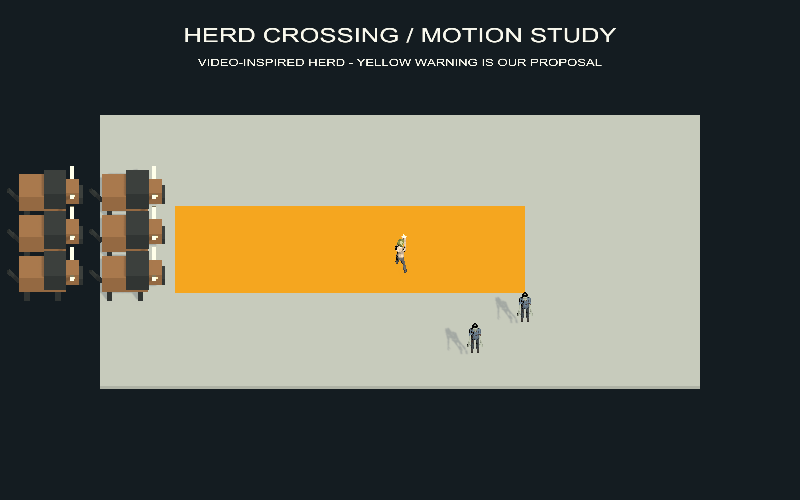
#> input picture Docs/Plans/Artifacts/Doa2EarlyPreview-20261021/frames/bull-000.png, 800 x 500 px, given in place of race.png, which was not available
$ python encode-race-curves-preview.py
#> lines starting #> are read from the running program, lines starting #| are printed output that depends on the picture; pictures that were not available may be replaced by others from this repository, and a replacement may not be noted
from pathlib import Path
from PIL import Image, ImageDraw, ImageFont
src=Path("Client/Temp/RaceCurvesPreview-v4");dst=Path("Backup/Artifacts/RaceCurves-v4-20261022");dst.mkdir(parents=True,exist_ok=True)
font=ImageFont.truetype("C:/Windows/Fonts/msyh.ttc",25);small=ImageFont.truetype("C:/Windows/Fonts/msyh.ttc",18)
def caption(im,title,detail):
#> called with title = '竞速路线候选 v4｜连续弯道、回头弯与跳坡', detail = '连续轮胎界定通路；主角与车辆体量不变；临时模型，非正式实录'
 im=im.convert("RGB");out=Image.new("RGB",(im.width,im.height+90),(15,22,28));out.paste(im,(0,90));d=ImageDraw.Draw(out);d.text((22,10),title,font=font,fill="white");d.text((22,48),detail,font=small,fill=(190,207,217));return out
#> in caption, im is the input picture: PIL image 800x500 RGB; mean R, G, B 98.8, 97.8, 84.7
#> after `out = Image.new('RGB', (im.width, im.height + 90), (15, 22, 28))`:
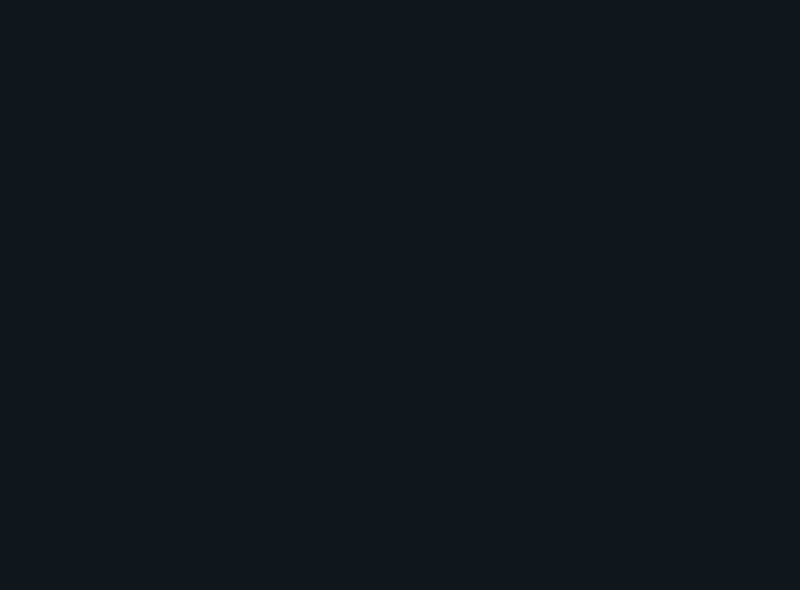
#> out: PIL image 800x590 RGB; mean R, G, B 15, 22, 28
#> after `out.paste(im, (0, 90))`:
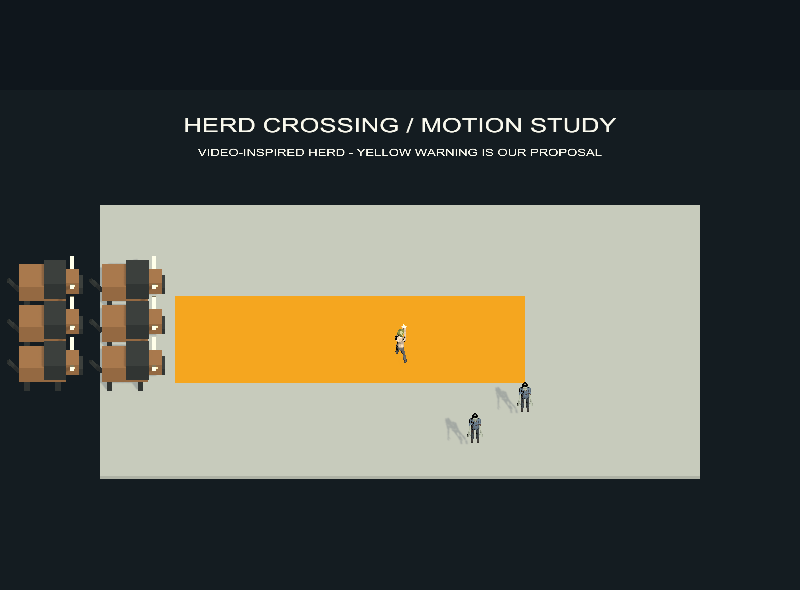
#> out: PIL image 800x590 RGB; mean R, G, B 86, 86.2, 76.1
caption(Image.open(src/"race.png"),"竞速路线候选 v4｜连续弯道、回头弯与跳坡","连续轮胎界定通路；主角与车辆体量不变；临时模型，非正式实录").save(dst/"race-v4.png")
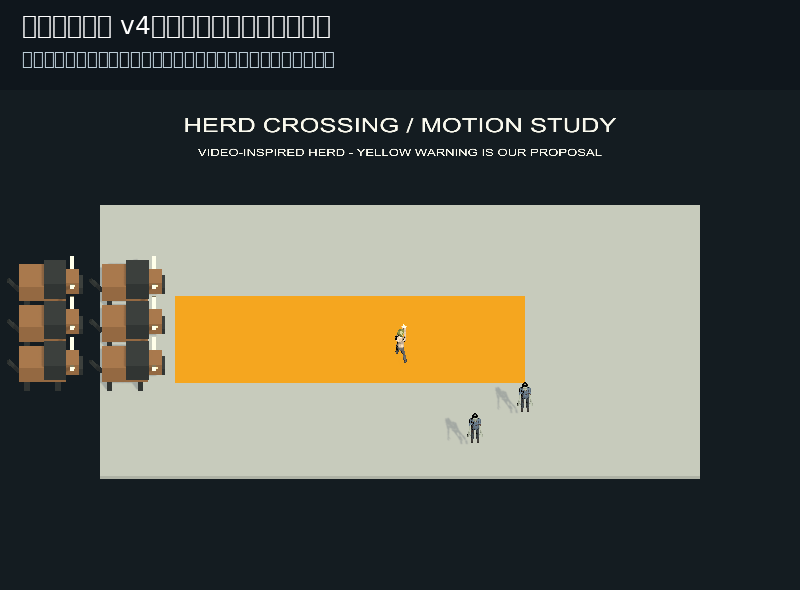
#> saved as race-v4.png: PIL image 800x590 RGB; mean R, G, B 87.3, 87.5, 77.4
frames=[caption(Image.open(p),"竞速动作候选 v4｜沿多弯路线行驶","镜头跟车展示转弯和跳坡；手动轨迹演示，尚非可操控实录") for p in sorted((src/"frames").glob("race-*.png"))]
#> (the run stopped early here; a loop or call above may not have finished)
